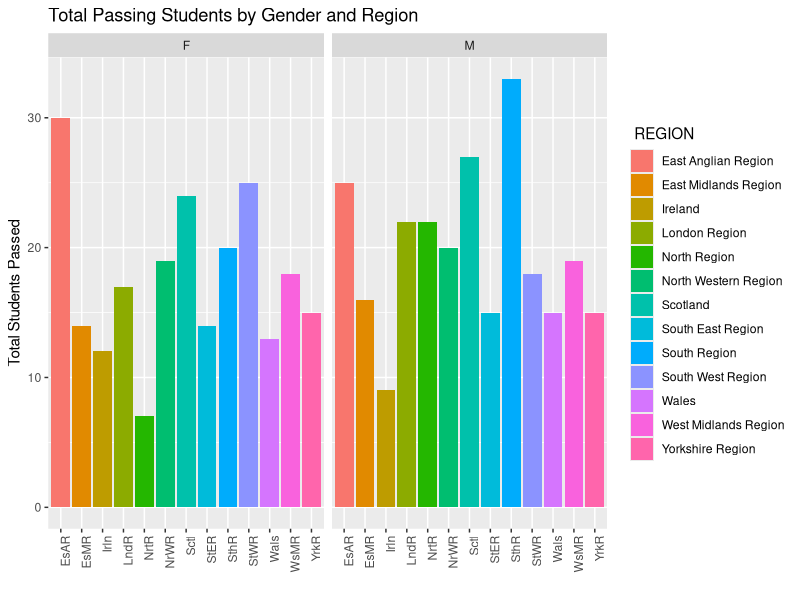
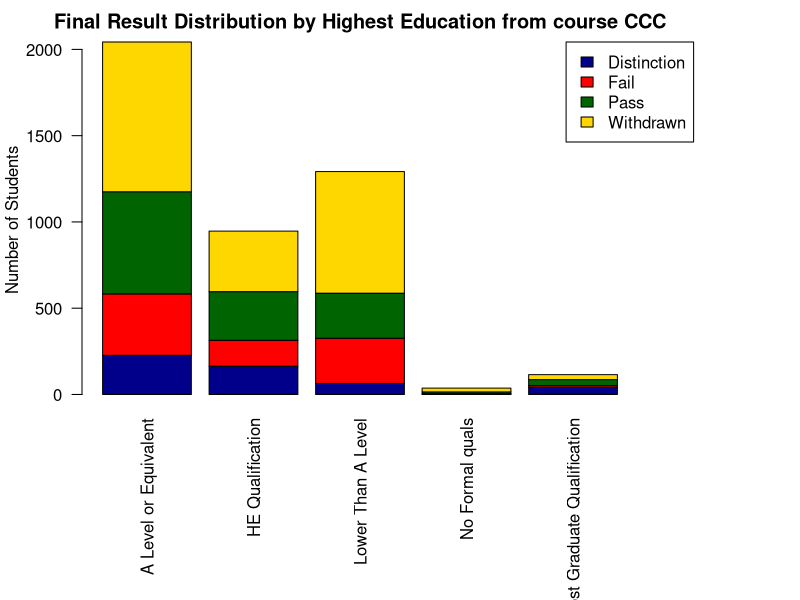

Recreate these plots in R, in order.
## ---- chunk 1
knitr::opts_chunk$set(echo = FALSE)
## ---- chunk 2
    library(ggplot2)
    library(dplyr)
    studInfo <- read.csv("studentInfo.csv")
## ---- chunk 3
#studInfo <- read.csv("studentInfo.csv")
head(studInfo)
## ---- chunk 4

    new_df <- studInfo[sample(nrow(studInfo), 1000), ]
    new_df$isPassed <- ifelse(new_df$final_result == "Distinction" |
                                            new_df$final_result == "Pass", 1, 0)
    new_df$gender <- as.factor(new_df$gender)
    new_df$region <- as.factor(new_df$region)
    sum_table <- group_by(new_df, gender, region) %>% summarize(isPassed = sum(isPassed))
    
    p <- ggplot(sum_table, aes(region, isPassed, fill = region)) + geom_bar(stat = "identity")
    input_x1 <- toupper("Region")
    p <- p + ggtitle("Total Passing Students by Gender and Region ") + facet_grid( . ~ gender) + scale_x_discrete(labels = abbreviate) + theme(axis.text.x = element_text(angle = 90, hjust = 1))  + labs(y = "Total Students Passed", x = "") + guides(fill=guide_legend(title=paste("", input_x1)))
    print(p)
## ---- chunk 5
    infoModule <- studInfo[studInfo$code_module == "CCC",]
    count_res <- table(infoModule$final_result, infoModule$highest_education)
    colorList <- c("darkblue", "red", "darkgreen", "gold")                                      
    par(mar=c(10.1, 4.1, 2.1, 8.1), xpd=TRUE)
    barplot(count_res, 
            main="Final Result Distribution by Highest Education from course CCC", 
            ylab = "Number of Students", las = 2,
            col=colorList
    )
    legend("topright", inset=c(-0.1,0),
           legend = rownames(count_res),
           fill = colorList
    )
